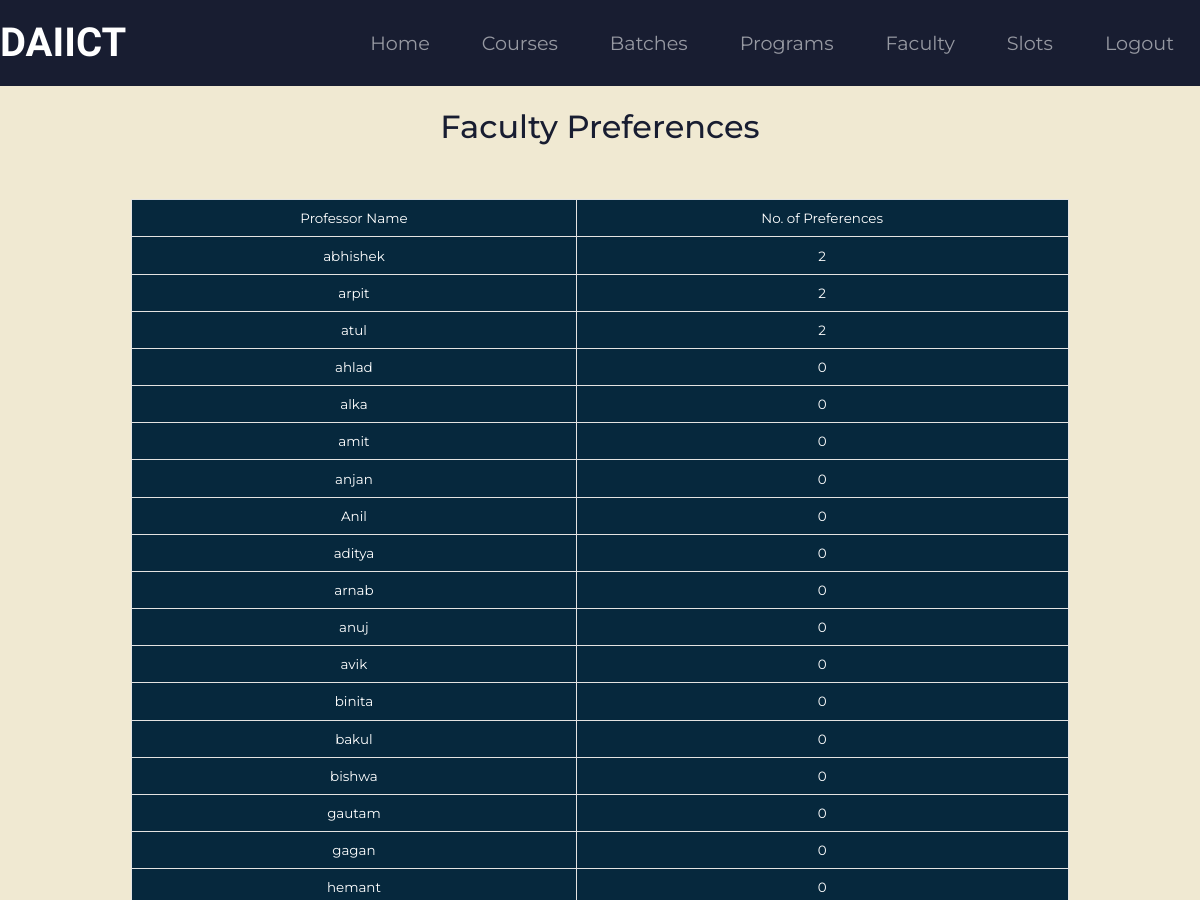
The app's page /c_faculty_pref (signed in, upper part), older data.
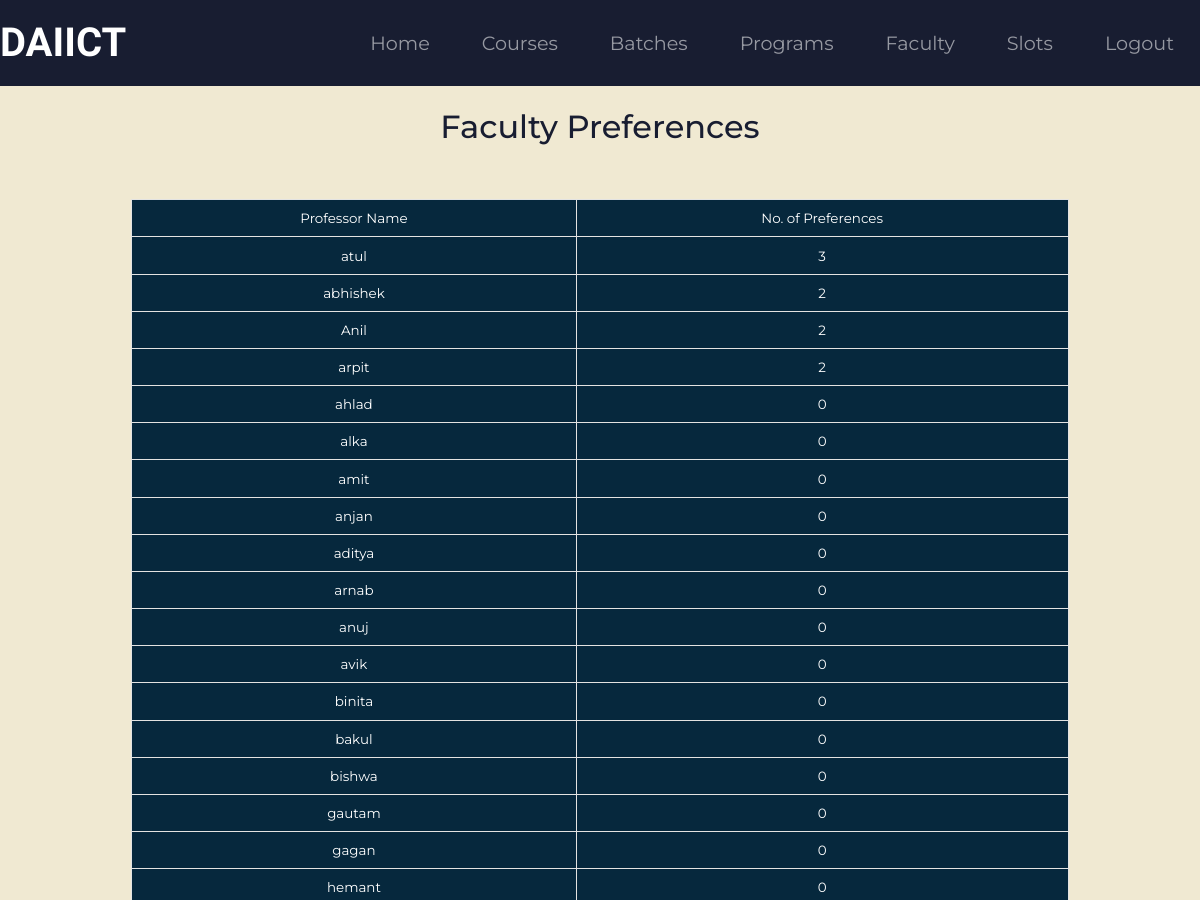
The same page, newer data.
### sriapp/models.py (models this page shows)
class P_pref(models.Model):
    prof = models.CharField(max_length=100)
    cnt = models.IntegerField(default=0)

### sriapp/views.py (the view)
# urls.py: path('c_faculty_pref', views.c_faculty_pref, name='facultypref'),
def c_faculty_pref(request):
    if not request.user.is_authenticated:
        messages.warning(request, "You are not Logged in. Please Log in to access the page.")
        return redirect('Home')
    if not request.user.is_superuser:
        messages.error(request, "You are not allowed to enter coordinator section without coordinator authentication.")
        return redirect('Home')
    allp_pref = P_pref.objects.all().order_by('-cnt').values()
    context = {
        'allp_pref' : allp_pref
    }
    return render(request, 'coordinator/faculty_pref.html', context)

### templates/coordinator/faculty_pref.html (shortened to what this page needs)
{% extends 'base_coor.html' %}
{% block content%}
    <div class="container">
        <h2 style="padding:2%"> Faculty Preferences</h2>
        <div class="dcf-overflow-x-auto" tabindex="0" style="padding: 2% 8%;">
<table class="dcf-table dcf-table-bordered dcf-table-striped dcf-w-100%">
	<tbody>
        <tr>
            <td class="dcf-txt-center" scope="col">Professor Name</td>
            <td class="dcf-txt-center" scope="row">No. of Preferences</td>
		</tr>
        {% for x in allp_pref%}
                    <tr>
                        <td class="dcf-txt-center" scope="col"> {{x.prof}} </td>
                        <td class="dcf-txt-center" scope="col"> {{x.cnt}} </td>
                    </tr>
                {% endfor%}
    </tbody>
    </div>
{% endblock %}

Row changes from the older to the newer data that the page shows:
changed P_pref "atul": cnt "2" → "3"; moves up the list
changed P_pref "Anil": cnt "0" → "2"; moves up the list
